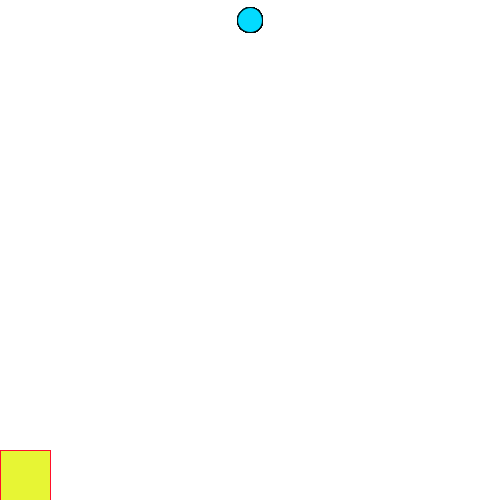
Frame 1 (no input)
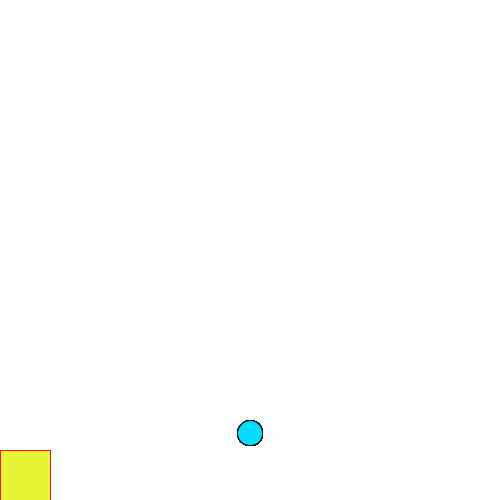
Frame 60 (the mouse pressed at the canvas centre just before this capture)
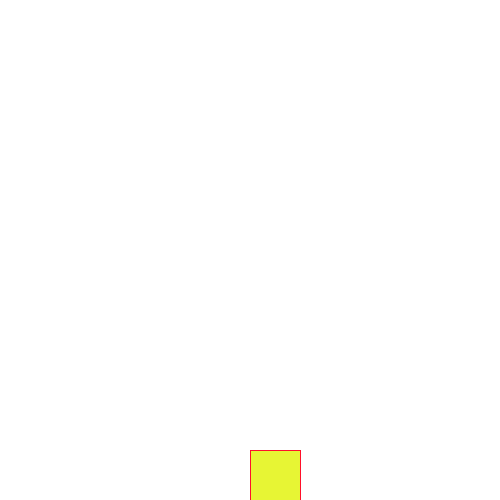
Frame 120 (the mouse held since frame 60 and released just before this capture)

The Processing sketch that drew these frames (run headless with seeded random() and noise(); from frame 60 on, the mouse is pressed at the canvas centre):

// Processing sketch: Rain_Game
// ── Rain_Game.pde
int score = 0;
int yPosition = 20;
void setup() {
size (500,500);   

}


void draw() {
  background(255,255,255);
 for (int i=0; i<50; i++) {
  fill(#03DBFF);
stroke(#01090A);
ellipse(250, yPosition, 25, 25);
 }
yPosition = yPosition + 7;
fill(#E7F534);
stroke(#FF0F2B);
rect(mouseX, 450, 50, 50);

}


void checkCatch(int x){
     if (x > mouseX && x < mouseX+50)
          score++;
     else if (score > 0) 
          score--;
     println("Your score is now: " + score); }
